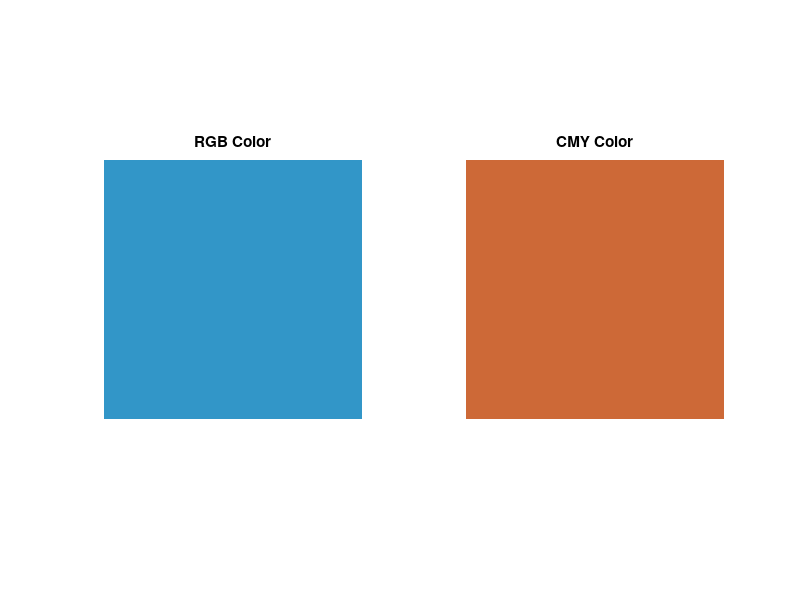

Here is the MATLAB script that generated this plot:
r_val = 50;
g_val = 150;
b_val = 200;

r_norm = r_val / 255;
g_norm = g_val / 255;
b_norm = b_val / 255;

c_val = 1 - r_norm;
m_val = 1 - g_norm;
y_val = 1 - b_norm;

fprintf('C = %.3f\n', c_val);
fprintf('M = %.3f\n', m_val);
fprintf('Y = %.3f\n', y_val);

rgb_block = cat(3, r_norm, g_norm, b_norm);
cmy_block = cat(3, c_val, m_val, y_val);

figure;
subplot(1,2,1), imshow(rgb_block), title('RGB Color');
subplot(1,2,2), imshow(cmy_block), title('CMY Color');
